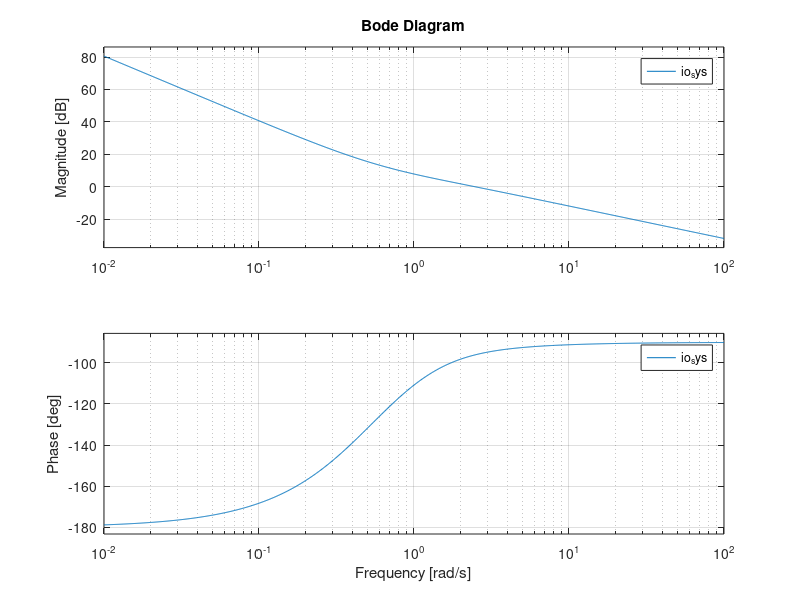

This figure's MATLAB source: (Note: this script raises an error after producing the figure.)
%% IOPID
s=tf('s');
p=1.0263/(0.71*s+1)/s;
c=2.89+1.04/s+1.79*s;
io_sys=c*p;
bode(io_sys);
hold on
%% FOPID
s=fotf('s');
p=1.0263/(0.71*s+1)/s;
c=2.89+1.04/s+1.79*s;
fo_sys=c*p;
bode(fo_sys);

%% FOPD
s=fotf('s');
p=1.0263/(0.71*s+1)/s;

c=2.6992*(1+0.6192*s^0.9694);
%2016 paper has something wrong here

fopd_sys=c*p;
bode(fopd_sys);

% wc=2.51;




